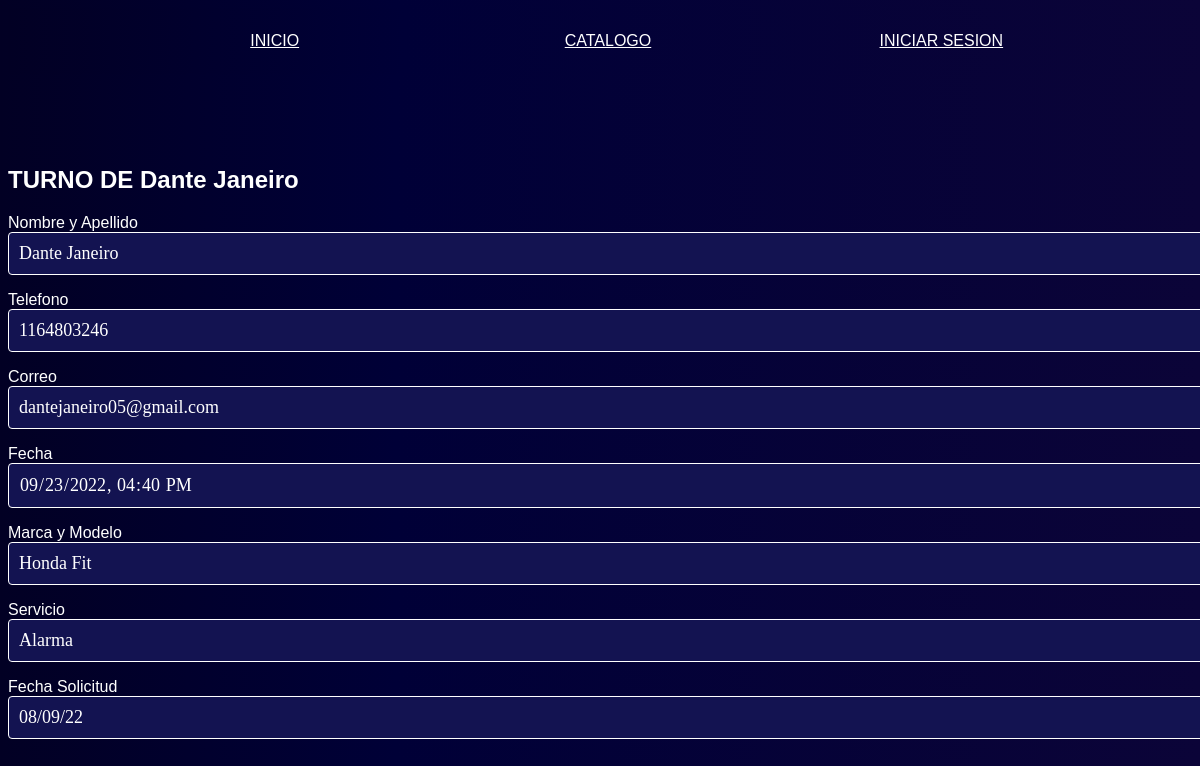
Before: /verTurnos.php with the older database file.
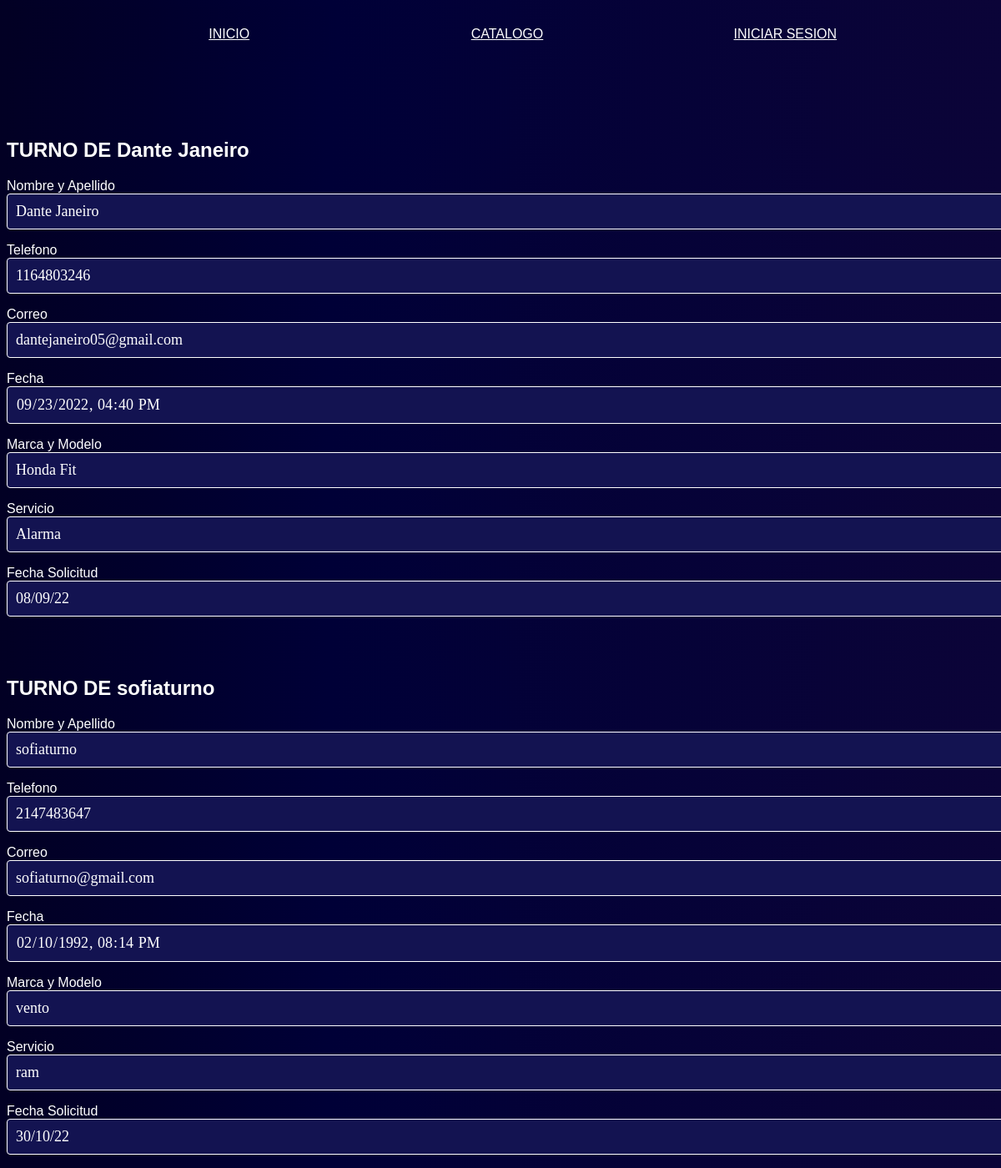
After: the same page with the newer database file.
### tables this page shows
CREATE TABLE `turnos` (
  `Nombre` varchar(200) NOT NULL,
  `Telefono` int(11) NOT NULL,
  `Correo` varchar(200) NOT NULL,
  `Fecha_Hora` datetime NOT NULL,
  `Marca_Modelo` varchar(100) NOT NULL,
  `Servicio` varchar(100) NOT NULL,
  `Fecha_Solicitud` varchar(15) DEFAULT NULL
);

### verTurnos.php (the view, shortened to what this page needs)
<?php
  require 'database.php';
  $q= $conn->prepare("SELECT Tipo FROM users WHERE id = :id");
  $q->bindParam(':id', $_SESSION['user_id']);
  $q->execute();
  $tipo = $q->fetchColumn();
?>
<!DOCTYPE html>
<html lang="en">
<head>
    <link rel="stylesheet" href="css/turnos.css">
</head>
<body>
    <header>
		<nav class="barranav">
			<div class="contenedorbtnnav">
				<a href="index.php">INICIO</a>
				<a href="catalogo.php">CATALOGO</a>
				<?php
					if ( isset( $_SESSION['user_id'] ))
						if ($tipo == 'Administrador'){
                    echo "<a href='verConsultas.php'>VER CONSULTAS</a>";
                    echo "<a href='verPedidos.php'>VER PEDIDOS</a>";
					echo "<a href='verTurnos.php'>VER TURNOS</a>";
					echo "<a href='logout.php'>CERRAR SESION</a>";
					echo "<a href='home.php'>ADMINISTRADOR</a>";
					}else {
                    echo "<a href='pedidos.php'>PEDIDOS</a>";
                    echo "<a href='consultas.php'>CONSULTAS</a>";
                   }
					else
					echo "<a href='loginin.php'>INICIAR SESION</a>";
				?>
			</div>
		</nav>
	</header>
    <?php
        include("conexion.php");
        $query = "SELECT nombre, telefono, correo, fecha_hora, marca_modelo, servicio, fecha_solicitud FROM turnos";
        $resultado = $conexion->query($query);
        while ($row = $resultado -> fetch_assoc()) {
            ?>
            <form class="articulo" class="post" method="post">
                <br><br>
                <h2 color="white" >TURNO DE <?php echo $row['nombre'] ?></h2>
                <label for="nombre">Nombre y Apellido</label>
                <input class="controls" readonly="readonly" type="text" name="nombre" id="nombres" placeholder="Nombre y Apellido" value= "<?php echo $row['nombre'] ?>" >
                <label for="Telefono">Telefono</label>
                <input class="controls" readonly="readonly" type="phone" name="Telefono" id="Telefono" placeholder="Telefono" value= "<?php echo $row['telefono'] ?>">
                <label for="correo">Correo</label>
                <input class="controls" readonly="readonly" type="email" name="correo" id="correo" placeholder="Correo" value= "<?php echo $row['correo'] ?>">
                <label for="fecha">Fecha</label>
		            <input class="controls" readonly="readonly" type="datetime-local" name="fecha" id="fecha" value= "<?php echo $row['fecha_hora'] ?>">
                <label for="datosauto">Marca y Modelo</label>
		            <input class="controls" readonly="readonly" type="text" name="datosauto" id="datosauto" placeholder="Marca y Modelo" value= "<?php echo $row['marca_modelo'] ?>">
                <label for="text">Servicio</label>
		            <input class="controls" readonly="readonly" type="text" name="servicio" id="servicio" placeholder="Servicio" value= "<?php echo $row['servicio'] ?>">
                <label for="fechasolicitud">Fecha Solicitud</label>
                <input class="controls" readonly="readonly" type="datetime" name="fechasolicitud" id="fechasolicitud" placeholder="Fecha Solicitud" value= "<?php echo $row['fecha_solicitud'] ?>">
            </form>
            <?php
         }
         ?>
    <body>
</body>
</html>

### css/turnos.css (style rules this page uses)
body { font-family: arial, helvetica; width: 100%; background: rgb(2,0,36); background: linear-gradient(90deg, rgba(2,0,36,1) 0%, rgba(0,0,55,1) 33%, rgba(11,4,56,1) 100%); background-position: center; background-size: cover; height: 100vh; }
.controls { width: 100%; background: rgb(19, 19, 81); padding: 10px; border-radius: 4px; margin-bottom: 16px; border: 1px solid white; font-family: 'calibri'; font-size: 18px; color: white; }
.barranav { position: sticky; height: 100%; width: 100%; background: rgb(2,0,36); background: linear-gradient(90deg, rgba(2,0,36,1) 0%, rgba(0,0,55,1) 33%, rgba(11,4,56,1) 100%); }
.contenedorbtnnav { max-width: 1000px; width: 90%; margin: auto; margin-bottom: 3%; display: flex; justify-content: space-between; }
.contenedorbtnnav a { color: #fff; display: inline-block; padding: 3vh; width: 100%; text-align: center; color: #fff; transition: .3s ease-out all; }

### verTurnos.php (style rules this page uses)
h2 { color: white; }
label { color: white; }

Changed rows visible on the page:
added turnos: Nombre "sofiaturno", nombre "sofiaturno", Telefono "2147483647", correo "sofiaturno@gmail.com", fecha "02/10/1992 20:14", datosauto "vento", servicio "ram", fechasolicitud "30/10/22"
